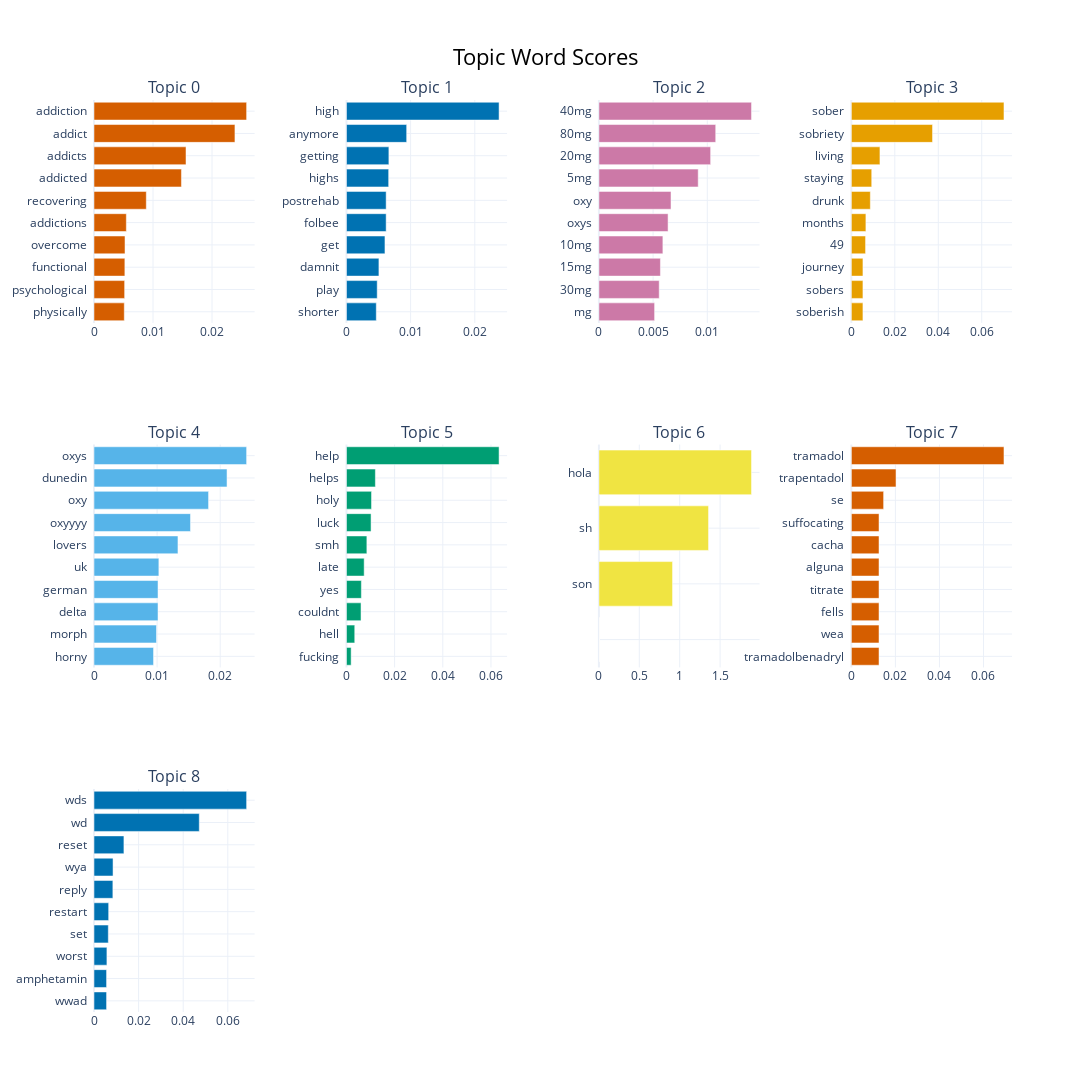

Write notebook code for a chart like this one.
### Code cell
topic_model.visualize_barchart(top_n_topics=9, n_words=10, width=650, height=650)

### Figure 1 — Plotly figure (JSON) as saved in the notebook; plotly's stock layout.template omitted (floating-point values rounded to 4 significant figures)
{"data": [{"marker": {"color": "#D55E00"}, "orientation": "h", "type": "bar", "x": [0.005134, 0.005193, 0.005232, 0.005255, 0.005482, 0.008864, 0.01482, 0.01559, 0.02389, 0.02587], "xaxis": "x", "y": ["physically  ", "psychological  ", "functional  ", "overcome  ", "addictions  ", "recovering  ", "addicted  ", "addicts  ", "addict  ", "addiction  "], "yaxis": "y"}, {"marker": {"color": "#0072B2"}, "orientation": "h", "type": "bar", "x": [0.00465, 0.004794, 0.00506, 0.006001, 0.006186, 0.006186, 0.006577, 0.006612, 0.009383, 0.02378], "xaxis": "x2", "y": ["shorter  ", "play  ", "damnit  ", "get  ", "folbee  ", "postrehab  ", "highs  ", "getting  ", "anymore  ", "high  "], "yaxis": "y2"}, {"marker": {"color": "#CC79A7"}, "orientation": "h", "type": "bar", "x": [0.005138, 0.005562, 0.005674, 0.005902, 0.00638, 0.006652, 0.009159, 0.01031, 0.01077, 0.01408], "xaxis": "x3", "y": ["mg  ", "30mg  ", "15mg  ", "10mg  ", "oxys  ", "oxy  ", "5mg  ", "20mg  ", "80mg  ", "40mg  "], "yaxis": "y3"}, {"marker": {"color": "#E69F00"}, "orientation": "h", "type": "bar", "x": [0.005328, 0.005328, 0.005335, 0.006538, 0.006696, 0.008736, 0.009375, 0.01316, 0.03735, 0.07023], "xaxis": "x4", "y": ["soberish  ", "sobers  ", "journey  ", "49  ", "months  ", "drunk  ", "staying  ", "living  ", "sobriety  ", "sober  "], "yaxis": "y4"}, {"marker": {"color": "#56B4E9"}, "orientation": "h", "type": "bar", "x": [0.009436, 0.009905, 0.01015, 0.01015, 0.01028, 0.0133, 0.01529, 0.01815, 0.02108, 0.02419], "xaxis": "x5", "y": ["horny  ", "morph  ", "delta  ", "german  ", "uk  ", "lovers  ", "oxyyyy  ", "oxy  ", "dunedin  ", "oxys  "], "yaxis": "y5"}, {"marker": {"color": "#009E73"}, "orientation": "h", "type": "bar", "x": [0.001945, 0.00344, 0.006052, 0.006195, 0.007357, 0.008474, 0.01022, 0.01041, 0.01201, 0.06336], "xaxis": "x6", "y": ["fucking  ", "hell  ", "couldnt  ", "yes  ", "late  ", "smh  ", "luck  ", "holy  ", "helps  ", "help  "], "yaxis": "y6"}, {"marker": {"color": "#F0E442"}, "orientation": "h", "type": "bar", "x": [1e-05, 1e-05, 1e-05, 1e-05, 1e-05, 1e-05, 1e-05, 0.9115, 1.357, 1.889], "xaxis": "x7", "y": ["  ", "  ", "  ", "  ", "  ", "  ", "  ", "son  ", "sh  ", "hola  "], "yaxis": "y7"}, {"marker": {"color": "#D55E00"}, "orientation": "h", "type": "bar", "x": [0.01256, 0.01256, 0.01256, 0.01256, 0.01256, 0.01256, 0.01256, 0.01465, 0.02029, 0.0693], "xaxis": "x8", "y": ["tramadolbenadryl  ", "wea  ", "fells  ", "titrate  ", "alguna  ", "cacha  ", "suffocating  ", "se  ", "trapentadol  ", "tramadol  "], "yaxis": "y8"}, {"marker": {"color": "#0072B2"}, "orientation": "h", "type": "bar", "x": [0.005638, 0.005638, 0.005787, 0.006416, 0.006572, 0.008457, 0.008538, 0.01342, 0.04721, 0.06844], "xaxis": "x9", "y": ["wwad  ", "amphetamin  ", "worst  ", "set  ", "restart  ", "reply  ", "wya  ", "reset  ", "wd  ", "wds  "], "yaxis": "y9"}], "layout": {"annotations": [{"font": {"size": 16}, "showarrow": false, "text": "Topic 0", "x": 0.0875, "xanchor": "center", "xref": "paper", "y": 1, "yanchor": "bottom", "yref": "paper"}, {"font": {"size": 16}, "showarrow": false, "text": "Topic 1", "x": 0.3625, "xanchor": "center", "xref": "paper", "y": 1, "yanchor": "bottom", "yref": "paper"}, {"font": {"size": 16}, "showarrow": false, "text": "Topic 2", "x": 0.6375, "xanchor": "center", "xref": "paper", "y": 1, "yanchor": "bottom", "yref": "paper"}, {"font": {"size": 16}, "showarrow": false, "text": "Topic 3", "x": 0.9125, "xanchor": "center", "xref": "paper", "y": 1, "yanchor": "bottom", "yref": "paper"}, {"font": {"size": 16}, "showarrow": false, "text": "Topic 4", "x": 0.0875, "xanchor": "center", "xref": "paper", "y": 0.6222, "yanchor": "bottom", "yref": "paper"}, {"font": {"size": 16}, "showarrow": false, "text": "Topic 5", "x": 0.3625, "xanchor": "center", "xref": "paper", "y": 0.6222, "yanchor": "bottom", "yref": "paper"}, {"font": {"size": 16}, "showarrow": false, "text": "Topic 6", "x": 0.6375, "xanchor": "center", "xref": "paper", "y": 0.6222, "yanchor": "bottom", "yref": "paper"}, {"font": {"size": 16}, "showarrow": false, "text": "Topic 7", "x": 0.9125, "xanchor": "center", "xref": "paper", "y": 0.6222, "yanchor": "bottom", "yref": "paper"}, {"font": {"size": 16}, "showarrow": false, "text": "Topic 8", "x": 0.0875, "xanchor": "center", "xref": "paper", "y": 0.2444, "yanchor": "bottom", "yref": "paper"}], "height": 1950, "hoverlabel": {"bgcolor": "white", "font": {"family": "Rockwell", "size": 16}}, "showlegend": false, "title": {"font": {"color": "Black", "size": 22}, "text": "Topic Word Scores", "x": 0.5, "xanchor": "center", "yanchor": "top"}, "width": 2600, "xaxis": {"anchor": "y", "domain": [0, 0.175], "showgrid": true}, "xaxis10": {"anchor": "y10", "domain": [0.275, 0.45], "showgrid": true}, "xaxis11": {"anchor": "y11", "domain": [0.55, 0.725], "showgrid": true}, "xaxis12": {"anchor": "y12", "domain": [0.825, 1], "showgrid": true}, "xaxis2": {"anchor": "y2", "domain": [0.275, 0.45], "showgrid": true}, "xaxis3": {"anchor": "y3", "domain": [0.55, 0.725], "showgrid": true}, "xaxis4": {"anchor": "y4", "domain": [0.825, 1], "showgrid": true}, "xaxis5": {"anchor": "y5", "domain": [0, 0.175], "showgrid": true}, "xaxis6": {"anchor": "y6", "domain": [0.275, 0.45], "showgrid": true}, "xaxis7": {"anchor": "y7", "domain": [0.55, 0.725], "showgrid": true}, "xaxis8": {"anchor": "y8", "domain": [0.825, 1], "showgrid": true}, "xaxis9": {"anchor": "y9", "domain": [0, 0.175], "showgrid": true}, "yaxis": {"anchor": "x", "domain": [0.7556, 1], "showgrid": true}, "yaxis10": {"anchor": "x10", "domain": [0, 0.2444], "showgrid": true}, "yaxis11": {"anchor": "x11", "domain": [0, 0.2444], "showgrid": true}, "yaxis12": {"anchor": "x12", "domain": [0, 0.2444], "showgrid": true}, "yaxis2": {"anchor": "x2", "domain": [0.7556, 1], "showgrid": true}, "yaxis3": {"anchor": "x3", "domain": [0.7556, 1], "showgrid": true}, "yaxis4": {"anchor": "x4", "domain": [0.7556, 1], "showgrid": true}, "yaxis5": {"anchor": "x5", "domain": [0.3778, 0.6222], "showgrid": true}, "yaxis6": {"anchor": "x6", "domain": [0.3778, 0.6222], "showgrid": true}, "yaxis7": {"anchor": "x7", "domain": [0.3778, 0.6222], "showgrid": true}, "yaxis8": {"anchor": "x8", "domain": [0.3778, 0.6222], "showgrid": true}, "yaxis9": {"anchor": "x9", "domain": [0, 0.2444], "showgrid": true}}}
